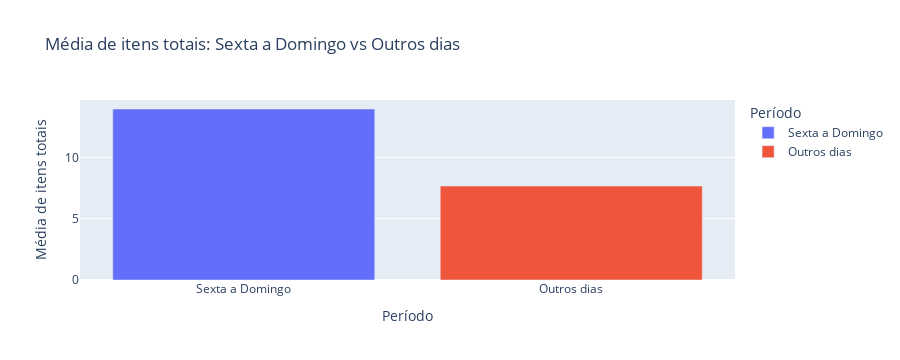

Notebook code cell kept with this figure:
### Markdown cell above
#### **Entre sexta a domingo, vende-se em média 30% a mais**

### Code cell
# Separar os dados para sexta a domingo e os outros dias da semana
sexta_a_domingo = df[df['dia_da_semana'].isin(['sexta', 'sabado', 'domingo'])]['itens_totais']
outros_dias = df[df['dia_da_semana'].isin(['segunda', 'terca', 'quarta', 'quinta'])]['itens_totais']

# Calcular as médias para a visualização
media_sexta_a_domingo = sexta_a_domingo.mean()
media_outros_dias = outros_dias.mean()

# Criar um DataFrame para plotar
data = {
    'Periodo': ['Sexta a Domingo', 'Outros dias'],
    'Media de itens totais': [media_sexta_a_domingo, media_outros_dias]
}

df_plot = pd.DataFrame(data)

fig = px.bar(df_plot, x='Periodo', y='Media de itens totais', color='Periodo',
             labels={'Media de itens totais': 'Média de itens totais', 'Periodo': 'Período'},
             title="Média de itens totais: Sexta a Domingo vs Outros dias")

# Mostrar o gráfico
fig.show()

# Calcular a diferença percentual
diferenca_percentual = ((media_sexta_a_domingo - media_outros_dias) / media_outros_dias) * 100

print('\n'f"A média de itens totais de sexta a domingo é {diferenca_percentual:.2f}% maior em comparação com os outros dias da semana.")

### Figure 1 — Plotly figure (JSON) as saved in the notebook; plotly's stock layout.template omitted (floating-point values rounded to 4 significant figures)
{"data": [{"alignmentgroup": "True", "hovertemplate": "Período=%{x}<br>Média de itens totais=%{y}<extra></extra>", "legendgroup": "Sexta a Domingo", "marker": {"color": "#636efa", "pattern": {"shape": ""}}, "name": "Sexta a Domingo", "offsetgroup": "Sexta a Domingo", "orientation": "v", "showlegend": true, "textposition": "auto", "type": "bar", "x": ["Sexta a Domingo"], "xaxis": "x", "y": [13.97], "yaxis": "y"}, {"alignmentgroup": "True", "hovertemplate": "Período=%{x}<br>Média de itens totais=%{y}<extra></extra>", "legendgroup": "Outros dias", "marker": {"color": "#EF553B", "pattern": {"shape": ""}}, "name": "Outros dias", "offsetgroup": "Outros dias", "orientation": "v", "showlegend": true, "textposition": "auto", "type": "bar", "x": ["Outros dias"], "xaxis": "x", "y": [7.677], "yaxis": "y"}], "layout": {"barmode": "relative", "height": 360, "legend": {"title": {"text": "Período"}, "tracegroupgap": 0}, "title": {"text": "Média de itens totais: Sexta a Domingo vs Outros dias"}, "xaxis": {"anchor": "y", "autorange": true, "categoryarray": ["Sexta a Domingo", "Outros dias"], "categoryorder": "array", "domain": [0, 1], "range": [-0.5, 1.5], "title": {"text": "Período"}, "type": "category"}, "yaxis": {"anchor": "x", "autorange": true, "domain": [0, 1], "range": [0, 14.7], "title": {"text": "Média de itens totais"}, "type": "linear"}}}
